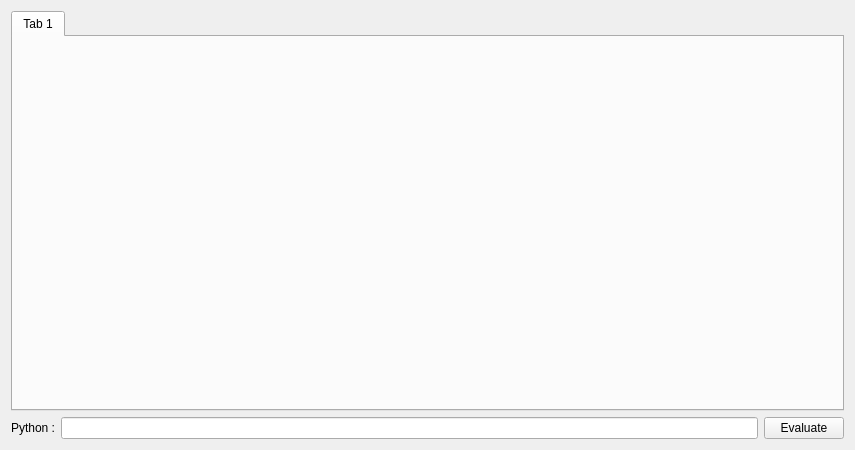
<ui version="4.0" >
 <class>multiVimWidget</class>
 <widget class="QWidget" name="multiVimWidget" >
  <property name="geometry" >
   <rect>
    <x>0</x>
    <y>0</y>
    <width>855</width>
    <height>450</height>
   </rect>
  </property>
  <property name="windowTitle" >
   <string>MultiVim</string>
  </property>
  <layout class="QVBoxLayout" >
   <item>
    <widget class="QTabWidget" name="tabWidget" >
     <property name="currentIndex" >
      <number>0</number>
     </property>
     <widget class="QWidget" name="tab" >
      <attribute name="title" >
       <string>Tab 1</string>
      </attribute>
     </widget>
    </widget>
   </item>
   <item>
    <layout class="QHBoxLayout" >
     <item>
      <widget class="QLabel" name="label_2" >
       <property name="text" >
        <string>Python :</string>
       </property>
      </widget>
     </item>
     <item>
      <widget class="QLineEdit" name="lineEdit" />
     </item>
     <item>
      <widget class="QPushButton" name="evaluateButton" >
       <property name="text" >
        <string>Evaluate</string>
       </property>
      </widget>
     </item>
    </layout>
   </item>
  </layout>
 </widget>
 <resources/>
 <connections>
  <connection>
   <sender>lineEdit</sender>
   <signal>returnPressed()</signal>
   <receiver>evaluateButton</receiver>
   <slot>click()</slot>
   <hints>
    <hint type="sourcelabel" >
     <x>713</x>
     <y>432</y>
    </hint>
    <hint type="destinationlabel" >
     <x>844</x>
     <y>439</y>
    </hint>
   </hints>
  </connection>
 </connections>
</ui>
